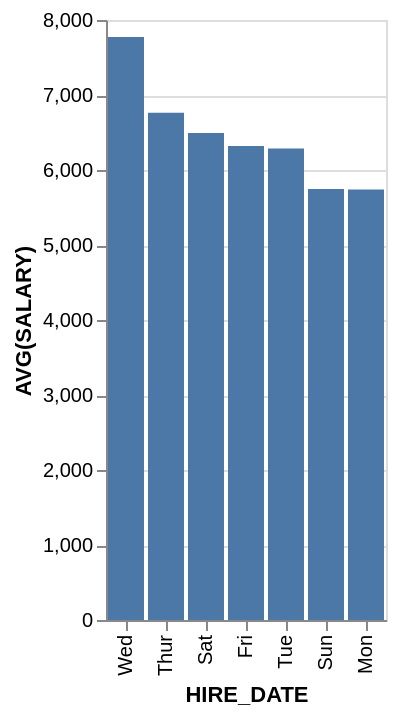

Vega-Lite specification stored for this chart:
### Vega-Lite specification from a JSON file in a GitHub repository (floating-point values rounded to 4 significant figures)
{"data": {"values": [{"x_data": "Wed", "y_data": 7775}, {"x_data": "Thur", "y_data": 6762.0}, {"x_data": "Sat", "y_data": 6493.0}, {"x_data": "Fri", "y_data": 6320}, {"x_data": "Tue", "y_data": 6287.0}, {"x_data": "Sun", "y_data": 5747.0}, {"x_data": "Mon", "y_data": 5740}]}, "mark": "bar", "encoding": {"x": {"field": "x_data", "type": "nominal", "title": "HIRE_DATE", "sort": {"op": "sum", "field": "y_data", "order": "descending"}}, "y": {"field": "y_data", "type": "quantitative", "title": "AVG(SALARY)"}}}
